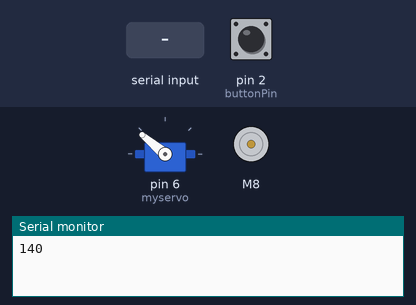
Simulated run of this sketch. Board: Arduino Uno, built with avr-gcc and run on an emulated ATmega328P. Parts: servo, DC motor (green arrow = forward, orange = backward, longer = faster), the last lines printed to the serial monitor. The inputs (shaded band) are chosen by the test bench; at power-on: pin 2 (buttonPin) LOW.

Above: at 1.7 s.
1.8 s: "5\n" received over Serial
At 2.6 s:
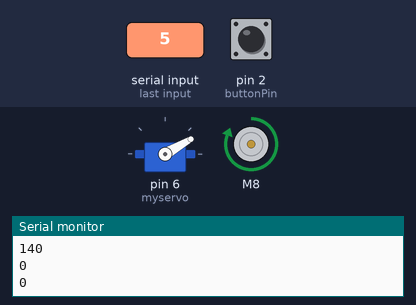
3.8 s: pin 2 (buttonPin) pulled HIGH for 0.15 s
At 5.0 s:
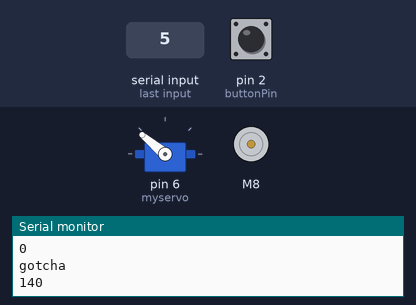
6.9 s: "5\n" received over Serial
At 7.3 s:
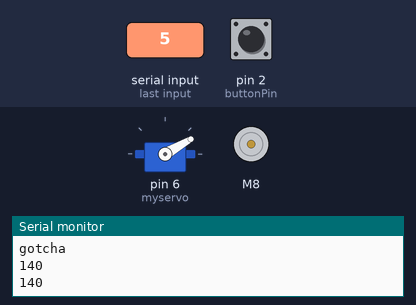
8.9 s: pin 2 (buttonPin) pulled HIGH for 1 s
At 10.1 s:
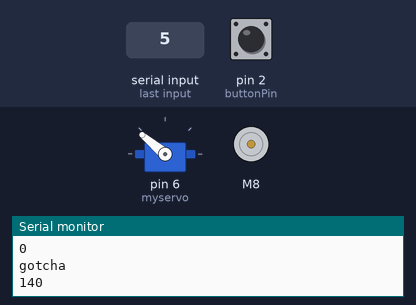
Timing chart, 0 to 11.9 s (numbered marks = the images above; inputs shaded):
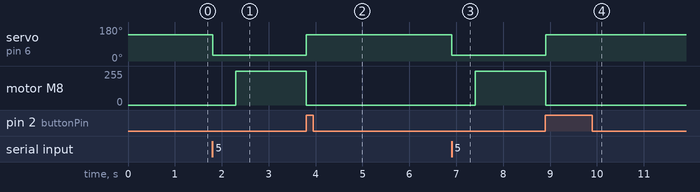

The sketch:

lassocomplete.ino
```cpp
#include <SparkFun_TB6612.h>
#include <Servo.h>

// these constants are used to allow you to make your motor configuration
// line up with function names like forward.  Value can be 1 or -1
const int offsetA = 1;
int val;    // variable to read the value from the analog pin
Servo myservo;  // create servo object to control a servo

const int buttonPin = 2;     // the number of the pushbutton pin

// Pins for all input
#define AIN1 8
#define AIN2 9
#define PWMA 3
#define STBY 10

Motor motor1 = Motor(AIN1, AIN2, PWMA, offsetA, STBY);

int buttonState = 0;

void setup() {
  pinMode(buttonPin, INPUT);
  Serial.begin(9600);
  myservo.write(140);
  myservo.attach(6);  // attaches the servo on pin 9 to the servo object
  delay(500);
}

void loop()
{
   myservo.write(140);
   delay(500);
   Serial.println(myservo.read());
  int instruction = Serial.parseInt();
  if (instruction == 5) {
    buttonState = digitalRead(buttonPin);
    pickup();
  }
  else if (instruction == -5) {
    dropoff();
  }
  else {
    myservo.write(120);
    motor1.brake();
  }
}


void pickup() {
  myservo.write(30);
  delay(500);
  while (buttonState == LOW) {
    motor1.drive(255, 100);
    Serial.println(buttonState);
    buttonState = digitalRead(buttonPin);
  }
  Serial.println("gotcha");
  motor1.brake();
  myservo.write(140);
  delay(500);
}

void dropoff() {
  myservo.write(60);
  delay(500);
  motor1.drive(-255, 17000);
  myservo.write(140);
  delay(500);
}
```

Measured:
- after the input at 1.8 s, servo on pin 6 (myservo): 140° → 30° at once; motor M8: stopped → forward 255/255 after 0.50 s
- after the input at 3.8 s, servo on pin 6 (myservo): 30° → 140° at once; motor M8: forward 255/255 → stopped at once
- after the input at 6.9 s, servo on pin 6 (myservo): 140° → 30° at once; motor M8: stopped → forward 255/255 after 0.50 s
- after the input at 8.9 s, servo on pin 6 (myservo): 30° → 140° at once; motor M8: forward 255/255 → stopped at once
